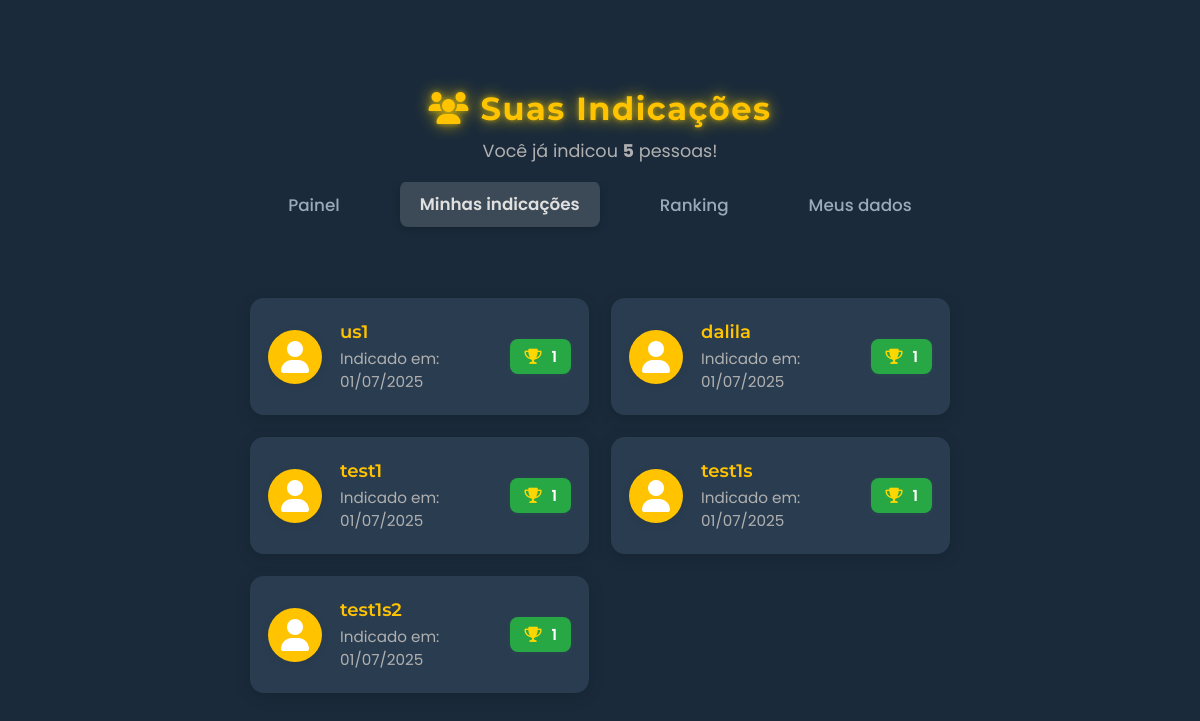
The app's page /indicacao/ (signed in), older data.
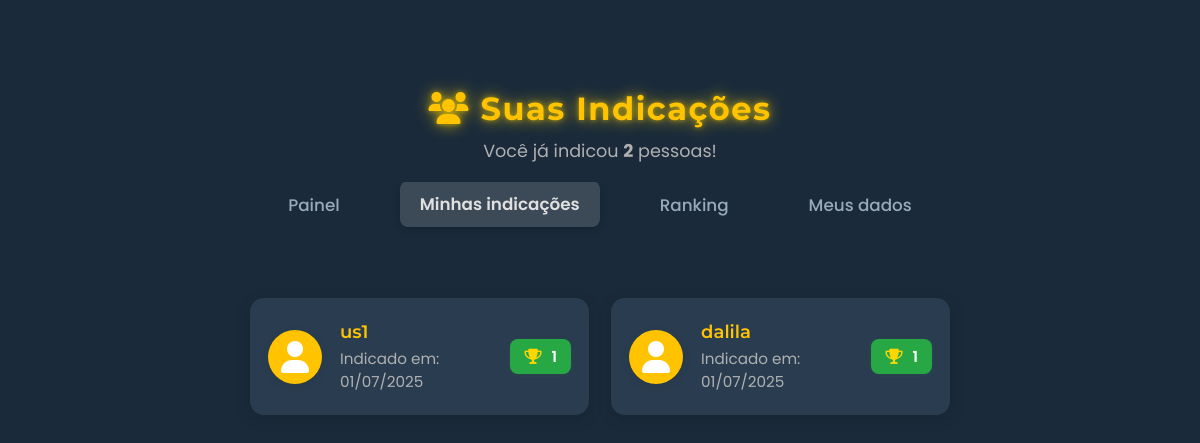
The same page, newer data.
### core/models.py (models this page shows, shortened)
class UserProfile(models.Model):
    user = models.OneToOneField(User, on_delete=models.CASCADE)
    email = models.CharField(max_length=80, blank=True, null=True, help_text='email')
    code = models.CharField(max_length=12, blank=True, help_text='Código para compartilhar')
    recomended_by = models.ForeignKey(User, on_delete=models.CASCADE, null=True, blank=True, related_name='ref_by')
    updated = models.DateTimeField(auto_now=True)
    created = models.DateTimeField(auto_now_add=True)
    ponts = models.IntegerField(default=0, help_text='Pontos acumulados pelo usuário', blank=True, null=True)
    whatsapp = models.CharField(max_length=15, blank=True, null=True, help_text='Número de WhatsApp do usuário')
    status = models.ForeignKey(StatusClinete, on_delete=models.CASCADE, blank=True, null=True, help_text='Status do usuário')
    plano = models.ForeignKey(Planos, on_delete=models.CASCADE, blank=True, null=True, help_text='Status do usuário')
    lead_origin = models.IntegerField(default=1, help_text='Lead de Origin', blank=True, null=True)
    objservacao = models.CharField(max_length=125, blank=True, null=True, help_text='Observações')
    unit_id = models.IntegerField(default=1, help_text='Unidade Id', blank=True, null=True)
    qr = models.ImageField(upload_to='qr/', blank=True, null=True, help_text='QR gerado do usuário')
    chave_pix = models.CharField(max_length=80, blank=True, null=True, help_text='Chave pix')
    banco = models.CharField(max_length=80, blank=True, null=True, help_text='Banco da chave Pix')
    def get_recommended_profile(self):
        qs = UserProfile.objects.all()
        my_recs = []
        for profile in qs:
            if profile.recomended_by == self.user:
                my_recs.append(profile)
        return my_recs
    class Meta:
        verbose_name = 'User Profile'
        verbose_name_plural = 'User Profiles'

### core/views.py (the view)
# urls.py: path('indicacao/', IndicacaoView.as_view(), name='indicacao_view'),
class IndicacaoView(LoginRequiredMixin, ListView):
    template_name = 'home/indeicacao.html'
    model = UserProfile
    def get_context_data(self, **kwargs):
        context = super().get_context_data(**kwargs)
        profile = get_object_or_404(UserProfile, user=self.request.user)
        context['my_recs'] = profile.get_recommended_profile()
        return context

### templates/home/indeicacao.html (shortened to what this page needs)
{% load static %}
<!DOCTYPE html>
<html lang="pt-BR">
<head>
    <link rel="stylesheet" href="https://cdnjs.cloudflare.com/ajax/libs/font-awesome/6.0.0-beta3/css/all.min.css">
    <link rel="stylesheet" href="{% static 'css/indicacao.css' %}">
</head>
<body>
    <div class="container">
        <header>
            <div class="header-content">
                <div class="indication-header">
                    <h1><i class="fas fa-users"></i> Suas Indicações</h1>
                </div>
                <div class="indication-summary">
                    Você já indicou <b>{{ my_recs|length }}</b> pessoa{{ my_recs|length|pluralize:"s" }}!
                </div>
            </div>
        </header>
        <nav class="main-nav">
            <ul>
                <li><a href="{% url 'painel_view' %}">Painel</a></li>
                <li class="active"><a href="#">Minhas indicações</a></li>
                <li><a href="{% url 'ranking_view' %}">Ranking</a></li>
                <li><a href="{% url 'perfil_view' %}">Meus dados</a></li>
            </ul>
        </nav>
        <main>
            <div class="main-content">
                <div class="indication-list">
                    {% if my_recs %}
                        {% for user in my_recs %}
                            <div class="indication-card" data-name="{{ user.user.get_full_name }}" data-indications="{{ user.total_indicacoes|default:0 }}">
                                <div class="indication-avatar">
                                    <i class="fas fa-user"></i>
                                </div>
                                <div class="indication-info">
                                    <h3>{{ user.user.get_full_name|default:user.user.username }}</h3>
                                    <p>Indicado em: {{ user.created|date:"d/m/Y" }}</p>
                                </div>
                                <span class="indication-badge" title="Indicações deste usuário">
                                    <i class="fas fa-trophy"></i>
                                    {{ user.total_indicacoes|default:"1" }}
                                </span>
                            </div>
                        {% endfor %}
                    {% else %}
                        <div class="no-indications">
                            <i class="fas fa-info-circle"></i> Você ainda não fez nenhuma indicação.
                        </div>
                    {% endif %}
                </div>
            </div>
        </main>
    </div>
</body>
</html>

Row changes from the older to the newer data that the page shows:
removed UserProfile: user.get_full_name "test1", created "01/07/2025", total_indicacoes "1"
removed UserProfile: user.get_full_name "test1s", created "01/07/2025", total_indicacoes "1"
removed UserProfile: user.get_full_name "test1s2", created "01/07/2025", total_indicacoes "1"
Text that changed along with them:
{{ my_recs|length }}: "5" → "2"
